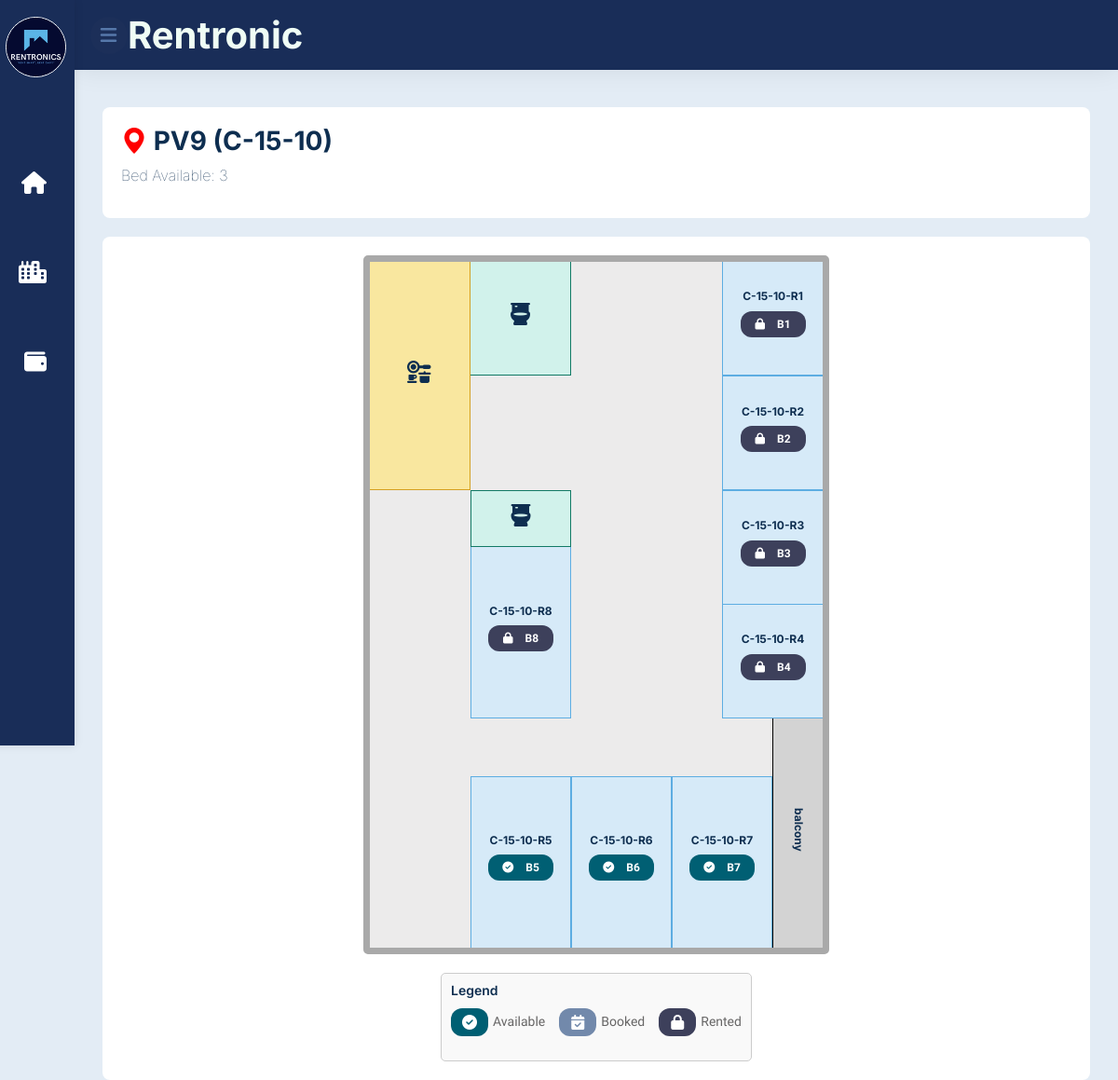
/module-property/floorplan/pv9-c-15-10.php?propertyID=1&unitID=U1001 (signed in), run on the app's committed database.
### tables this page shows
CREATE TABLE `property` (
  `PropertyID` varchar(6) NOT NULL,
  `PropertyName` varchar(255) NOT NULL,
  `PropertyType` varchar(255) NOT NULL,
  `Location` varchar(255) NOT NULL,
  `Maps` varchar(255) DEFAULT NULL,
  `PropertyStatus` varchar(50) DEFAULT 'Active',
  `CreatedAt` datetime DEFAULT CURRENT_TIMESTAMP,
  `UpdatedAt` datetime DEFAULT CURRENT_TIMESTAMP ON UPDATE CURRENT_TIMESTAMP,
  `AgentID` varchar(6) DEFAULT NULL
);

CREATE TABLE `unit` (
  `UnitID` varchar(6) NOT NULL,
  `PropertyID` varchar(6) NOT NULL,
  `UnitNo` varchar(255) NOT NULL,
  `FloorPlan` varchar(255) DEFAULT NULL,
  `Investor` varchar(255) DEFAULT NULL,
  `UnitType` varchar(50) DEFAULT NULL,
  `OccupancyStatus` varchar(50) DEFAULT 'Available',
  `CreatedAt` datetime DEFAULT CURRENT_TIMESTAMP,
  `UpdatedAt` datetime DEFAULT CURRENT_TIMESTAMP ON UPDATE CURRENT_TIMESTAMP
);

CREATE TABLE `room` (
  `RoomID` varchar(6) NOT NULL,
  `UnitID` varchar(6) NOT NULL,
  `RoomNo` varchar(255) NOT NULL,
  `RoomRentAmount` decimal(10,2) NOT NULL,
  `Katil` int(11) DEFAULT NULL,
  `RoomStatus` varchar(50) NOT NULL,
  `CreatedAt` datetime DEFAULT CURRENT_TIMESTAMP,
  `UpdatedAt` datetime DEFAULT CURRENT_TIMESTAMP ON UPDATE CURRENT_TIMESTAMP,
  `AgentID` varchar(6) DEFAULT NULL,
  `BaseRentAmount` decimal(10,2) DEFAULT NULL
);

CREATE TABLE `bed` (
  `BedID` varchar(6) NOT NULL,
  `RoomID` varchar(6) NOT NULL,
  `UnitID` varchar(6) NOT NULL,
  `BedNo` varchar(255) NOT NULL,
  `BaseRentAmount` decimal(10,2) NOT NULL,
  `BedStatus` varchar(50) NOT NULL,
  `CreatedAt` datetime DEFAULT CURRENT_TIMESTAMP,
  `UpdatedAt` datetime DEFAULT CURRENT_TIMESTAMP ON UPDATE CURRENT_TIMESTAMP,
  `AgentID` varchar(6) DEFAULT NULL,
  `BedRentAmount` decimal(10,2) NOT NULL DEFAULT '0.00'
);

### module-property/floorplan/floorplan.php (called while the page is built, shortened)
<?php
require_once __DIR__ . '/../../module-auth/dbconnection.php';
$propertyID = isset($_GET['propertyID']) ? $_GET['propertyID'] : null;
$propertyName = '';
if ($propertyID) {
    $stmt_property = $conn->prepare("SELECT PropertyName FROM Property WHERE PropertyID = ?");
    $stmt_property->bind_param("s", $propertyID);
    $stmt_property->execute();
    $stmt_property->bind_result($propertyName);
}
$unitID = isset($_GET['unitID']) ? $_GET['unitID'] : null;
$unitNo = '';
if ($unitID) {
    $stmt_unit = $conn->prepare("SELECT UnitNo FROM Unit WHERE UnitID = ?");
    $stmt_unit->bind_param("s", $unitID);
    $stmt_unit->execute();
    $stmt_unit->bind_result($unitNo);
}
$rooms = [];
$result = $conn->query("SELECT RoomID, UnitID, RoomNo FROM Room WHERE UnitID = '$unitID'");
while ($row = $result->fetch_assoc()) {
    $rooms[$row['UnitID']][] = $row;
}
$beds = [];
$result = $conn->query("SELECT BedID, RoomID, BedNo, BedStatus FROM Bed WHERE RoomID IN (SELECT RoomID FROM Room WHERE UnitID = '$unitID')");
while ($row = $result->fetch_assoc()) {
    $beds[$row['RoomID']][] = $row;
}
function countAvailableBeds($unitID, $rooms, $beds) {
    $availableBeds = 0;
    if (isset($rooms[$unitID])) {
        foreach ($rooms[$unitID] as $room) {
            $roomID = $room['RoomID'];
            if (isset($beds[$roomID])) {
                foreach ($beds[$roomID] as $bed) {
                    if ($bed['BedStatus'] === 'Available' || $bed['BedStatus'] === 'Vacant' || $bed['BedStatus'] === '' || is_null($bed['BedStatus'])) {
                        $availableBeds++;
                    }
                }
            }
        }
    }
    return $availableBeds;
}
$availableBedsCount = countAvailableBeds($unitID, $rooms, $beds);
?>

### module-property/floorplan/pv9-c-15-10.php (the view, shortened to what this page needs)
<?php
require_once 'floorplan.php';
?>
<!DOCTYPE html>
<html lang="en">
<head>
    <link rel="stylesheet" href="https://cdnjs.cloudflare.com/ajax/libs/font-awesome/6.5.1/css/all.min.css">
    <link href="https://cdn.jsdelivr.net/npm/bootstrap-icons@1.4.1/font/bootstrap-icons.css" rel="stylesheet">
    <link rel="stylesheet" href="assets/css/feathericon.min.css">
    <link href="lib/animate/animate.min.css" rel="stylesheet">
    <link href="lib/owlcarousel/assets/owl.carousel.min.css" rel="stylesheet">
    <link href="lib/magnific-popup/dist/magnific-popup.css" rel="stylesheet">
    <link href="../../css/dashboardagent.css" rel="stylesheet">
    <link href="../../css/navbar.css" rel="stylesheet">
    <link href="css/pv9-c-15-10.css" rel="stylesheet">
    <link href="../../css/bootstrap.min.css" rel="stylesheet">
</head>
<body>
    <div class="container-fluid p-0">
        <?php include('../../nav_sidebar.php'); ?>
        <div class="page-wrapper">
            <div class="content container-fluid">
                <div class="page-header">
                    <div class="row">
                        <div class="col-sm-12">
                            <h3 class="page-title">
                                <i class="bi bi-geo-alt-fill location-icon"></i>
                                <?php echo $propertyName; ?> (<?php echo $unitNo; ?>)
                                <br>
                                <p class="bed-available">
                                Bed Available: <?php echo $availableBedsCount; ?>
                                </p>
                            </h3>
                        </div>
                    </div>
                </div>
                <div class="plan-container">
                    <div class="floorplan">
                        <?php
                        $unitID = isset($_GET['unitID']) ? $_GET['unitID'] : null;
                        if ($unitID) {
                            $roomResult = $conn->query("SELECT RoomID, RoomNo FROM Room WHERE UnitID = '$unitID'");
                            if ($roomResult->num_rows > 0) {
                                $roomCounter = 1;
                                while ($room = $roomResult->fetch_assoc()) {
                                    $roomID = $room['RoomID'];
                                    $roomNo = $room['RoomNo'];
                                    echo "<div class='room room-r{$roomCounter}'>";
                                    echo "<h1 class='label'>{$roomNo}</h1>";
                                    echo "<ul class='bed-container'>";
                                    if (isset($beds[$roomID])) {
                                        $beds[$roomID] = array_reverse($beds[$roomID]);
                                        foreach ($beds[$roomID] as $bed) {
                                            preg_match('/B(\d+)/', $bed['BedNo'], $matches);
                                            $bedLabel = $matches[0];
                                            if ($bed['BedStatus'] == 'Rented') {
                                                $buttonClass = 'rented';
                                                $icon = '<i class="bt fas fa-lock"></i>';
                                            } elseif ($bed['BedStatus'] == 'Booked') {
                                                $buttonClass = 'booked';
                                                $icon = '<i class="bt fas fa-calendar-check"></i>';
                                            } else {
                                                $buttonClass = 'available';
                                                $icon = '<i class="bt fas fa-check-circle"></i>';
                                            }
                                            $bedDetailsUrl = ($bed['BedStatus'] == 'Rented' || $bed['BedStatus'] == 'Booked')
                                                ? "../tenant/tenant-details.php?bedID=" . $bed['BedID']
                                                : "../tenant/bookingform.php?bedID=" . $bed['BedID'];
                                            echo "  <li class='bed'>
                                                        <a href='{$bedDetailsUrl}'>
                                                            <button class='bed-button {$buttonClass}'>{$icon} {$bedLabel}</button>
                                                        </a>
                                                    </li>";
                                        }
                                    } else {
                                        echo "";
                                    }
                                    echo "</ul>";
                                    echo "</div>";
                                    $roomCounter++;
                                }
                            } else {
                                echo "<p>No rooms found for this unit.</p>";
                            }
                        } else {
                            echo "<p>Invalid UnitID.</p>";
                        }
                        ?>
                        <div class="balcony">
                        <h1 class="label">balcony</h1>
                        </div>
                        <div class="toilet toilet-1">
                            <h1 class="label"><i style='font-size:24px' class='not fas'>&#xf7d8;</i></h1>
                        </div>
                        <div class="toilet toilet-2">
                            <h1 class="label"><i style='font-size:24px' class='not fas'>&#xf7d8;</i></h1>
                        </div>
                        <div class="kitchen">
                            <h1 class="label"><i style='font-size:24px' class="not fas fa-solid fa-kitchen-set"></i></h1>
                        </div>
                    </div>
                    <div class="legend">
                        <h4>Legend</h4>
                        <ul class="legend-list">
                            <li>
                                <button class="bed-button available">
                                    <i class="le fas fa-check-circle"></i>
                                </button>
                                Available
                            </li>
                            <li>
                                <button class="bed-button booked">
                                    <i class="le fas fa-calendar-check"></i>
                                </button>
                                Booked
                            </li>
                            <li>
                                <button class="bed-button rented">
                                    <i class="le fas fa-lock"></i>
                                </button>
                                Rented
                            </li>
                        </ul>
                    </div>
                </div>
            </div>
        </div>
    </div>
</body>
</html>

### css/dashboardagent.css (style rules this page uses)
:root { --font-primary: "Roboto", sans-serif; --font-secondary: "Merriweather", serif; --color-primary: #1c2f59; --color-secondary: #6c757d; --color-success: #28a745; --color-danger: #dc3545; --color-warning: #ffc107; --color-info: #17a2b8; --color-light: #f8f9fa; --color-dark: #343a40; --color-btn: #5678aa ; --confirm: #28a745; --cancel: #dc3545; }
body { background-color: #e3ecf5; margin: 0 !important; padding: 0 !important; font-family: var(--font-primary); color: var(--color-dark); }
a { text-decoration: none; }
body { font-family: var(--font-primary); }
.page-wrapper { margin-left: 80px; padding-top: 10px; position: relative; transition: all 0.4s ease; }
.page-wrapper > .content { padding: 1.875rem 1.875rem 0; }
.row { padding-bottom: 0; }

### css/navbar.css (style rules this page uses)
:root { --font-primary: "Roboto", sans-serif; --font-secondary: "Merriweather", serif; --color-primary: #1c2f59; --color-secondary: #6c757d; --color-success: #28a745; --color-danger: #dc3545; --color-warning: #ffc107; --color-info: #17a2b8; --color-light: #f8f9fa; --color-dark: #343a40; --color-btn: #5678aa ; --confirm: #28a745; --cancel: #dc3545; }
a { text-decoration: none; }
li { list-style: none; }
.fas { font-size: 24px; display: inline-block; }
button { padding: 12px; background-color: var(--color-primary); color: #fff; border: none; border-radius: 4px; cursor: pointer; }

### module-property/floorplan/pv9-c-15-10.php (style rules this page uses)
body { background-color: #e3ecf5; font-family: 'Heebo', sans-serif; }

### data on the page
property: PropertyName "PV9"
unit: UnitNo "C-15-10"
room: RoomNo "C-15-10-R1"
bed: BedStatus "Rented" (drawn), bedLabel "B1"
room: RoomNo "C-15-10-R2"
bed: BedStatus "Rented" (drawn), bedLabel "B2"
room: RoomNo "C-15-10-R3"
bed: BedStatus "Rented" (drawn), bedLabel "B3"
room: RoomNo "C-15-10-R4"
bed: BedStatus "Rented" (drawn), bedLabel "B4"
room: RoomNo "C-15-10-R5"
bed: BedStatus "Available" (drawn), bedLabel "B5"
room: RoomNo "C-15-10-R6"
bed: BedStatus "Available" (drawn), bedLabel "B6"
room: RoomNo "C-15-10-R7"
bed: BedStatus "Available" (drawn), bedLabel "B7"
room: RoomNo "C-15-10-R8"
bed: BedStatus "Rented" (drawn), bedLabel "B8"

### other printed values
$availableBedsCount "3"
